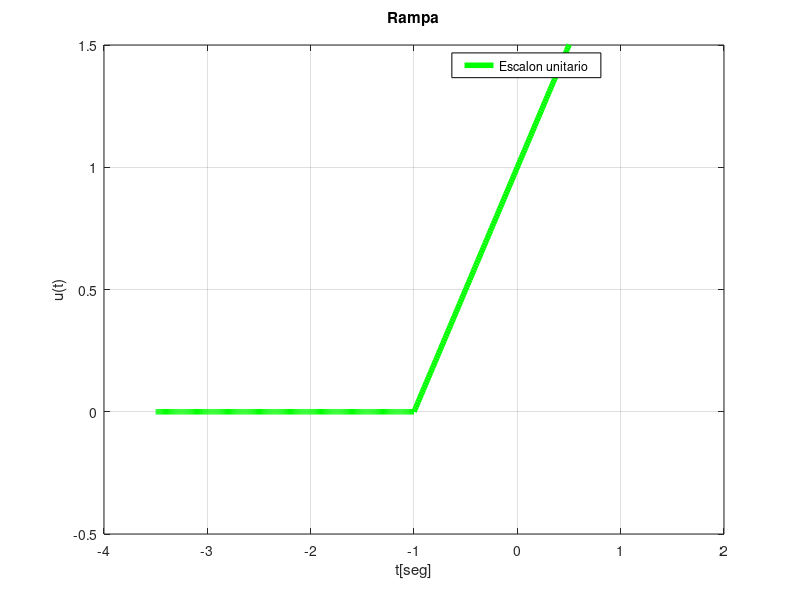

Source code (MATLAB):
clc
clear all
Fs=100;
t=[-2.5:1/Fs:2.5];
Lt=length(t);
for k=1:Lt;
    if t(k)<0
        u(k)=0;
    else
        u(k)=1;
    end
end
r=t.*u;
t1=t-1 % ranpa ascendente en -1

figure1 = figure;


axes1 = axes('Parent',figure1,'YGrid','on','XGrid','on');
ylim(axes1,[-.5 1.5]);
box(axes1,'on');
hold(axes1,'on');
plot(t1,r,'g','DisplayName','Escalon unitario','LineWidth',4);
xlabel('t[seg]');
ylabel('u(t)');
title({'Rampa',''});
legend1 = legend(axes1,'show');
set(legend1,...
    'Position',[0.564823717758594 0.870551656884501 0.186250004323324 0.0370370362091949],...
    'EdgeColor',[0 0 0]);

